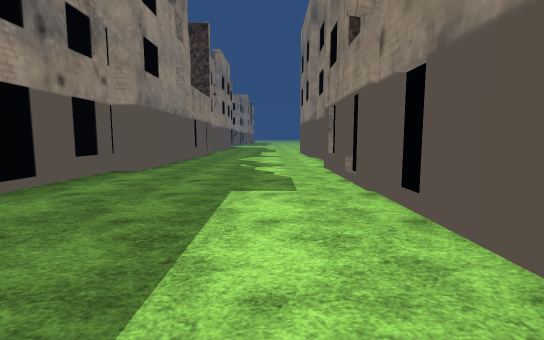
[1] (above)

16 first-person views from a walk through a 3-D level made in the Unity game engine. The camera is 1.4 m above the floor, tilts 6° down and sees 85° across. The floor is counted in squares, 2 m on a side. Each view is taken from the middle of a square. On the plan, view 1 faces up. The plan holds only what a view shows up to about 10 squares ahead; the rest is blank. The place goes on beyond the plan. The terrain is drawn as flat ground. The player is left out. Some surface patterns are stand-ins.

[2]
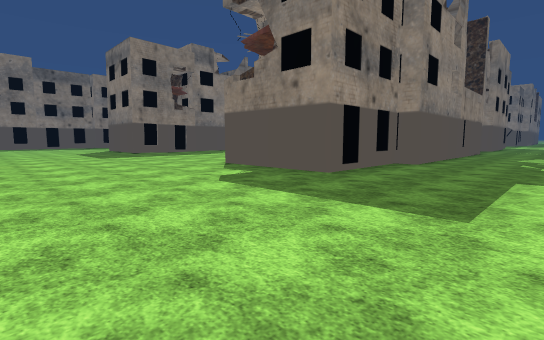

[3]
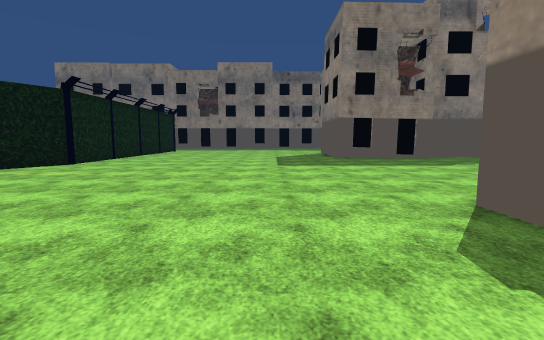

[4]
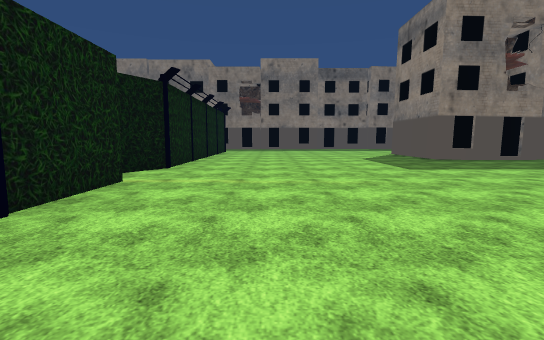

[5]
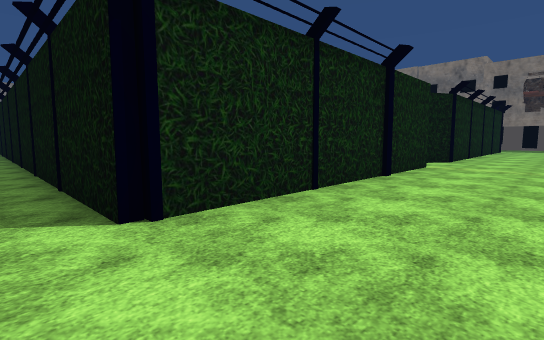

[6]
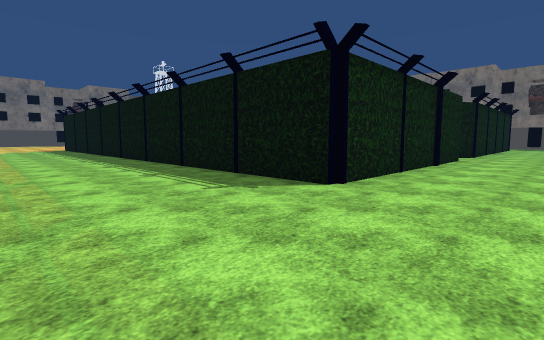

[7]
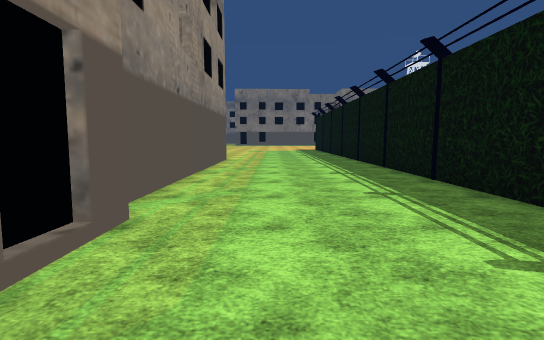

[8]
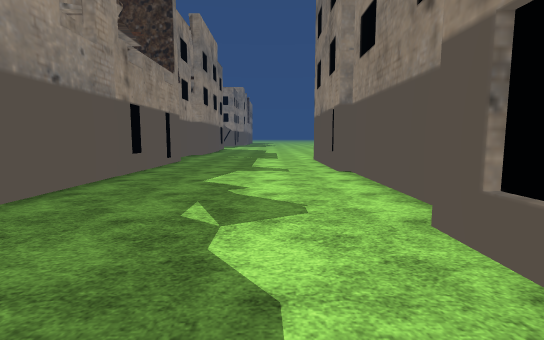

[9]
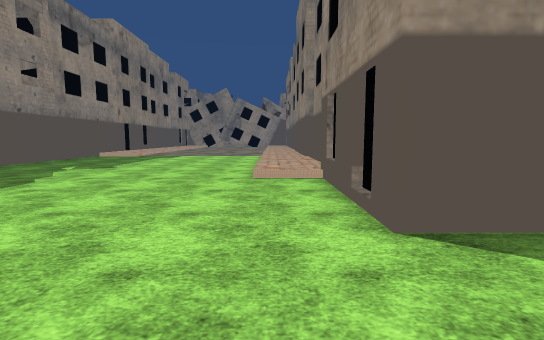

[10]
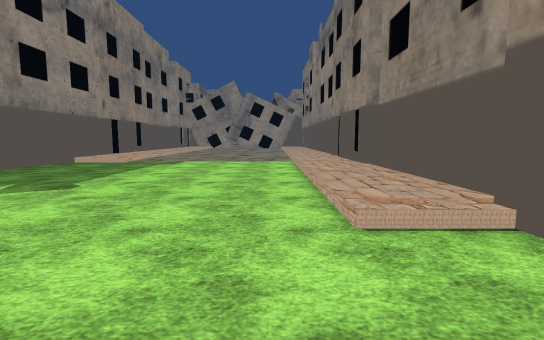

[11]
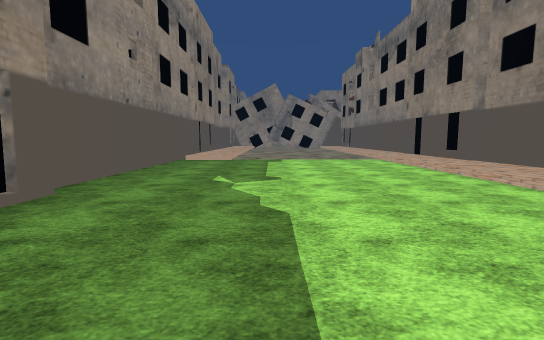

[12]
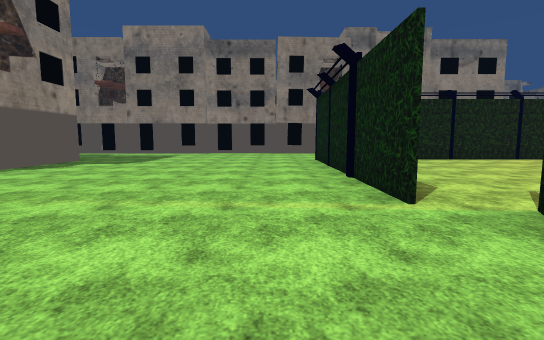

[13]
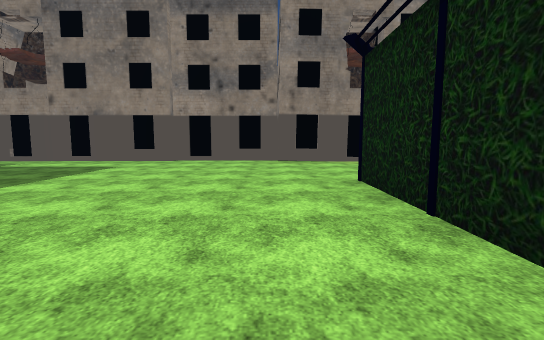

[14]
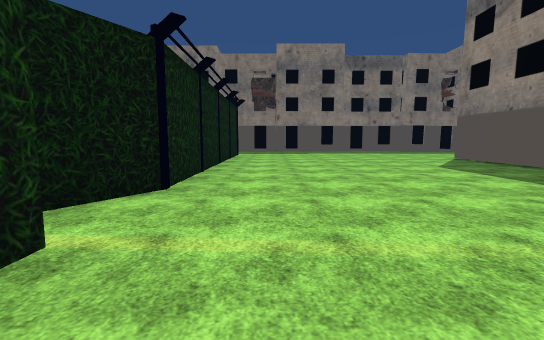

[15]
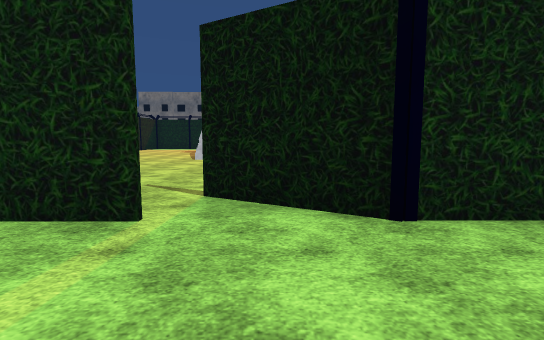

[16]
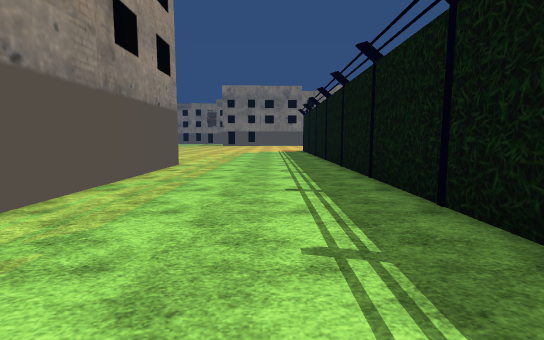

### Floor plan
Key: @ floor where view 1 was taken; # wall or solid block; . main floor; : floor 0.25 m higher than the main floor; / step, stairs or slope; O other object.
Columns run from 18 left of view 1 to 5 right of it. Each row starts with its distance up from view 1.
 14    #:.....:#   #....
 13    #/.....:#   #....#
 12    #......:#   #....#  O
 11    #......:#   O....#  O
 10    #......:/   #....#
  9    #......:/   #....#
  8    #......:/   #....#
  7    #......:/  ##....   O
  6    #.......O  #.....   O
  5    #.......#  #.....#
  4 O  O.......#  #.....#
  3 ...........####.....#
  2 ....................#
  1 ....................#
  0 ..................@.#
 -1 ....................#
 -2 ....................#
 -3 ....................#
 -4 ..........O.........
 -5 OO#O#OOO###OO#OO....
 -6        #O....  O....
 -7         ...... #....#
 -8         .......O....#
 -9          ......#....#
-10          ... ..#....O
-11          ...  .O....O
-12                O....#
-13                O....#
-14                #....#
-15                O.....
-16                O.....

Where each view was taken, in squares from view 1:
view 1: 0 up, 0 right, facing up
view 2: 2 down, 0 right, facing up-left
view 3: 1 up, 4 left, facing left
view 4: 2 down, 5 left, facing left
view 5: 2 down, 2 left, facing down-left
view 6: 2 down, 1 right, facing down-left
view 7: 4 down, 0 right, facing down
view 8: 5 up, 0 right, facing up
view 9: 1 up, 8 left, facing up
view 10: 4 up, 9 left, facing up
view 11: 3 up, 12 left, facing up
view 12: 3 down, 13 left, facing right
view 13: 3 down, 8 left, facing right
view 14: 3 down, 8 left, facing left
view 15: 2 down, 11 left, facing down
view 16: 6 down, 1 left, facing down
